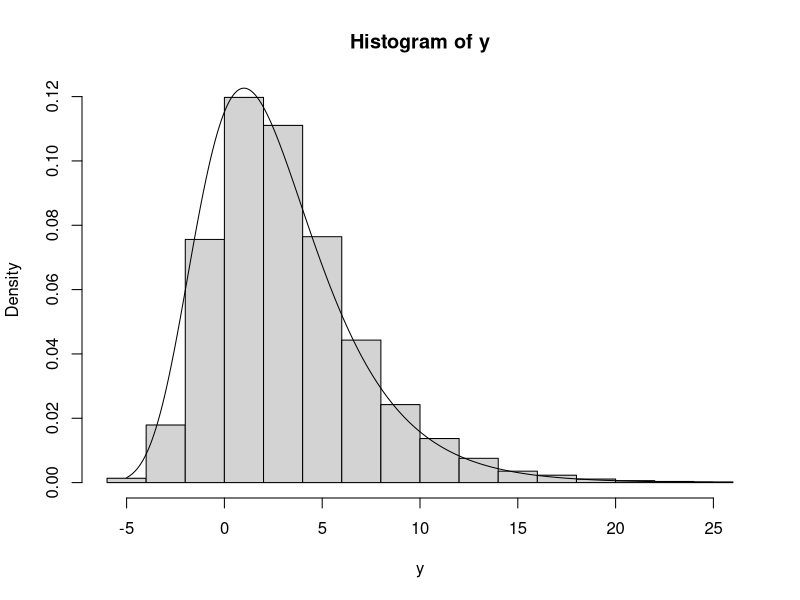
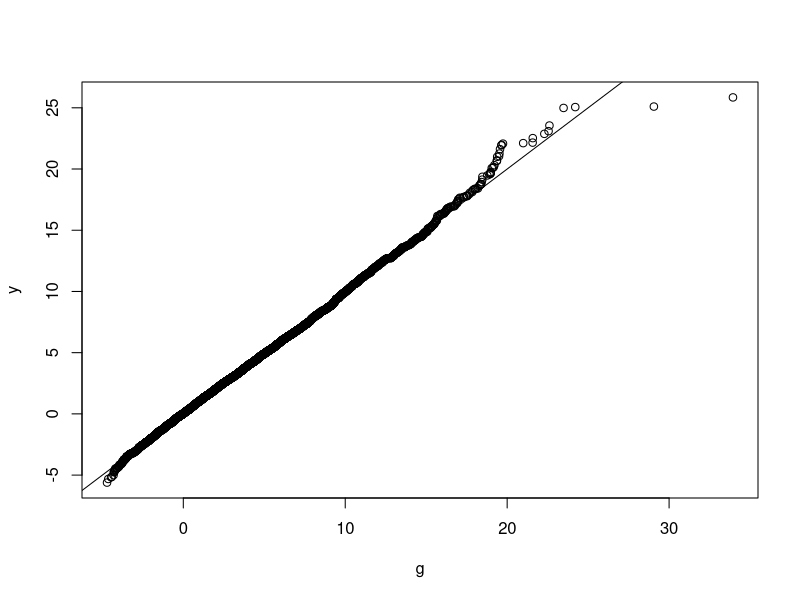
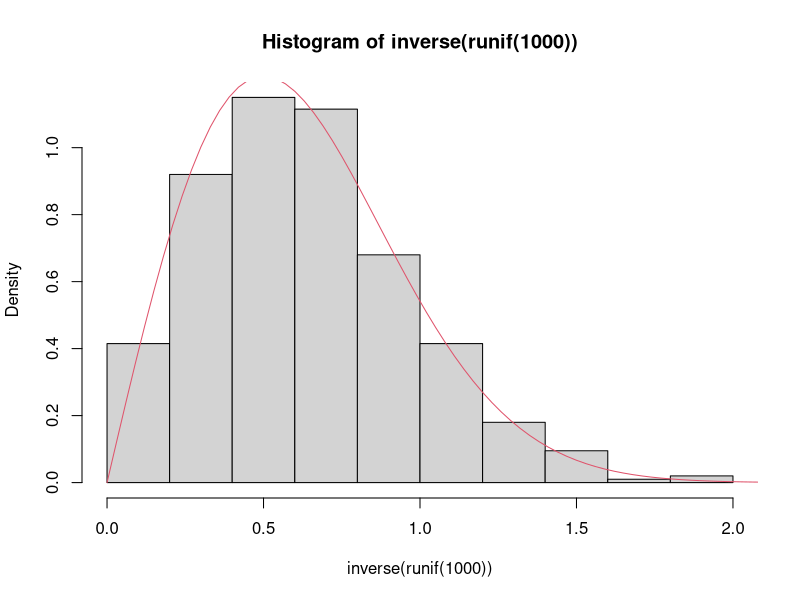
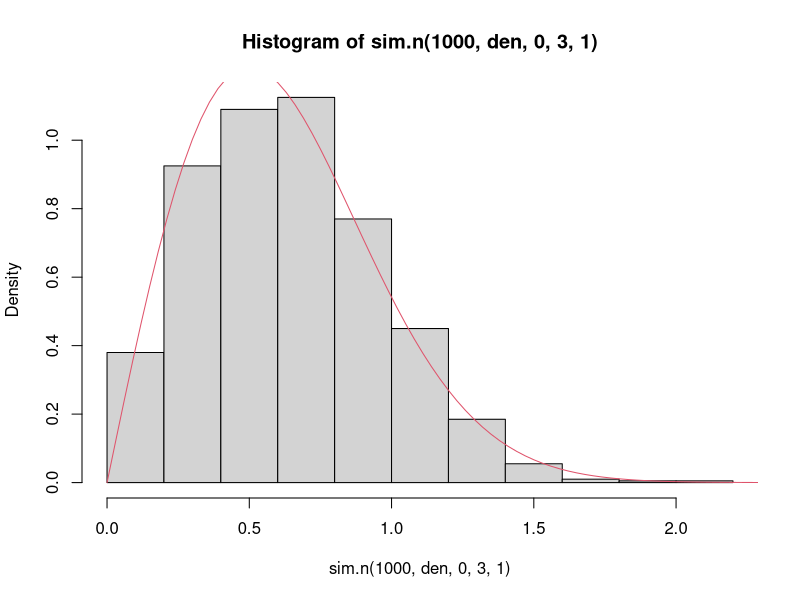
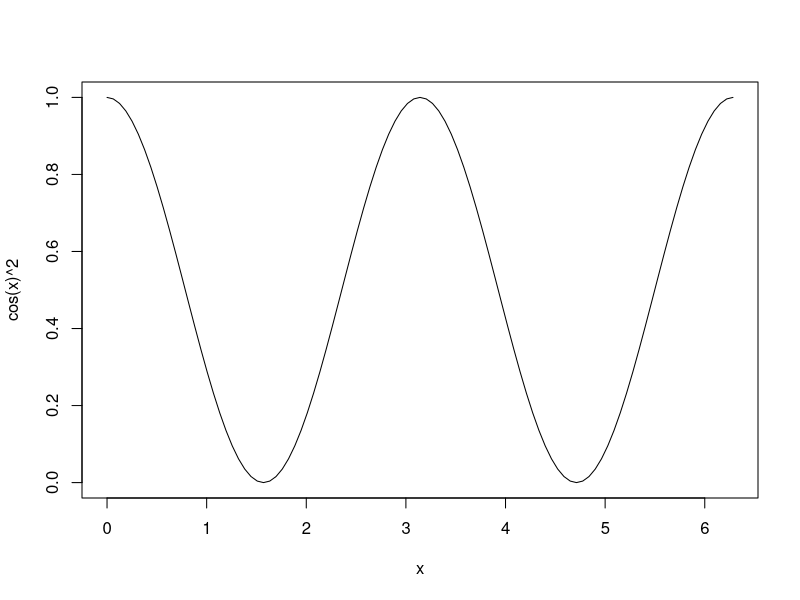
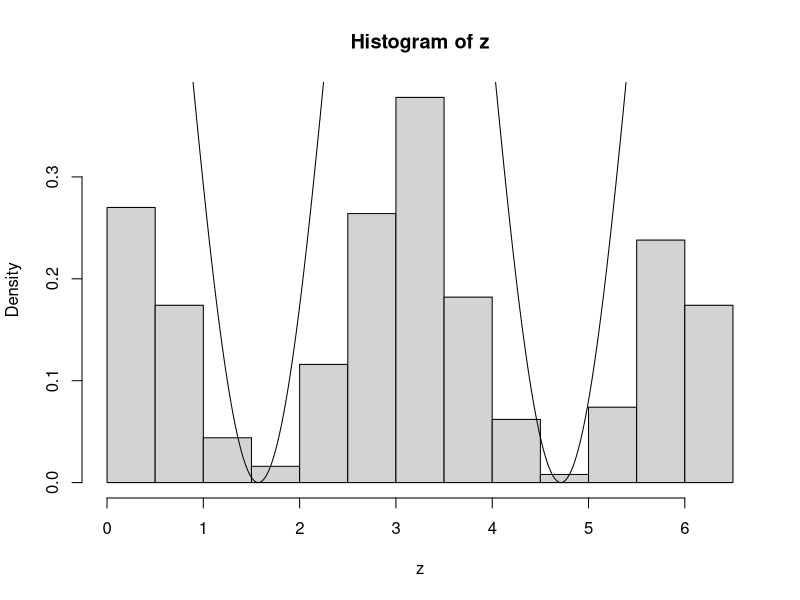
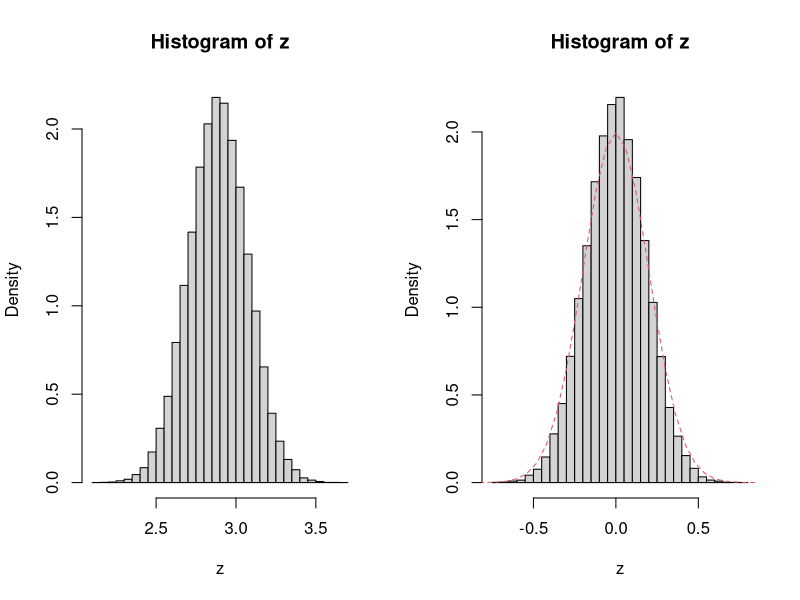
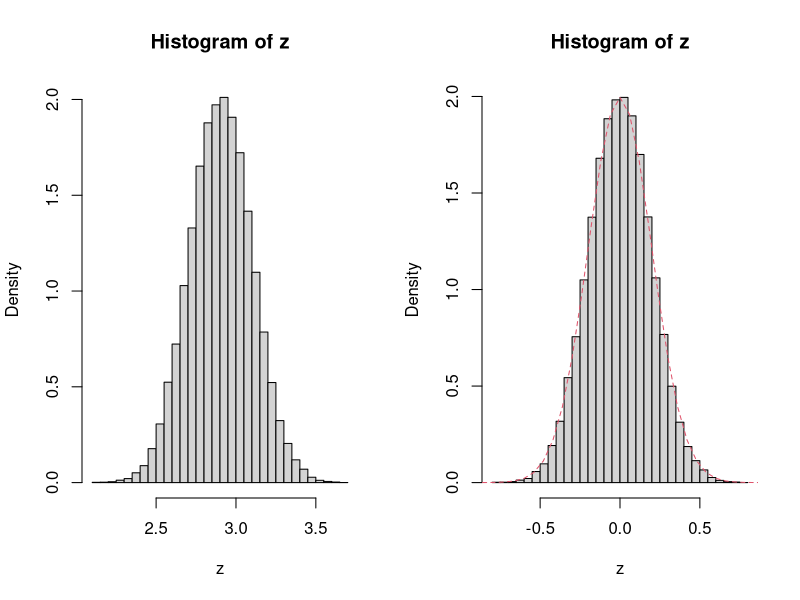

Reproduce these figures in R, in order.
## ---- chunk 1

library(evd)
## ---- chunk 2
#(a)
set.seed(19908)
x = runif(10000)
y = 3*(-log(-log(x)))+1.5
mean(y)
sd(y)
#(b)
#the theortical mean and sd is 
1.5+3.0*0.5772
#the theoritical sd is 
3.0*pi/sqrt(6)
#(C)
hist(y,probability = T)
x.seq = seq(-5,25,.05)
k = (x.seq - 1)/3
y.seq = 1/3*exp(-k -exp(-k))
lines(x.seq , y.seq)

#(d)
g= rgumbel(10000,1.5,3)
qqplot(g,y)
abline(0,1)
#the result show that the inverse function generated  number basiclly track with the generated number with rgumbel funtion 
## ---- chunk 3
#Question 2
#a)
den=function(x){
  f=x/0.25*exp(-x^2/0.5)
  return(f)
}
inverse=function(x,a=0.5){
  f=a*sqrt(-2*log(1-x))
  return(f)
}

A=inverse(runif(20))
hist(inverse(runif(1000)),probability=TRUE)
curve(den(x),from=0,to=3,col=2,add=TRUE)
#from the plot ,we can see that the theoritical pdf track excatly as inverse method generated number 
#(b)
sim.n=function(n,fun,a,b,M){    
  x=double(n)
  init<-0
  repeat {                    
    t=runif(n-init,a,b)
    u=runif(n-init)
    accept=(M*u<=fun(t))
    m=sum(accept)
    if(m>0)
      x[(init+1):(m+init)]=t[accept]
    if((m+init) ==n) 
      break
    init=init+m
  }
  x
}   

x=sim.n(20,den,0,3,1)
hist(sim.n(1000,den,0,3,1),probability=TRUE)
curve(den(x),from=0,to=3,col=2,add=TRUE)
#from the plot ,we can see that the theoritical pdf track excatly as rejection method generated number 

#c)
system.time(inverse(runif(100000)))
system.time(sim.n(100000,den,0,3,1))
#from compare the system time of inverse method and rejection method in term of generating 100000 number. we know that inverse method is much faster than rejection method.
## ---- chunk 4
#a
set.seed(250)
n =10000
curve(cos(x)^2,0,2*pi)
x = runif(n,0,2*pi)

k = rep(0,500)
for(i in 1:500){
 x = runif(n,0,2*pi)
mean = sum(cos(x)^2)/n
 k[i]= mean*2*pi
}
left_bound= mean(k) - 1.96*sd(k)
right_bound = mean(k) + 1.96*sd(k)
confi_interval = c(left_bound,right_bound)
confi_interval
#b
#the formula using integral is x/2 + sin(2x)/4 +c
#plug into f(2*pi) - f(0)
#we can get the value being pi
#which is undered confidence inteval.

#c
rcos2 = function(k,a,b,M){
    init = 0
    x = rep(0,k)
    repeat{
    tt =runif(k-init,a,b)
    u = runif(k-init)
    accept =(M*u<=cos(tt)^2)
    m = sum(accept)
    if(m>0){
      x[(init+1):(m+init)]=tt[accept]
    }
    if(m+init==k){
      break
    }
    init = init +m
    }
    return(x)
}

z = rcos2(1000,0,2*pi,1)
hist(z,probability = T)
x.seq = seq(0,6,.01)
y.seq = cos(x.seq)^2
lines(x.seq,y.seq)


#d
value = rep(0,500)
for(i in 1:500){
z = rcos2(5000,0,2*pi,1)
value[i] = mean(z)
}
lower_bound = mean(value) - sd(value)/sqrt(500)*1.96
lower_bound
upper_bound = mean(value) + sd(value)/sqrt(500)*1.96
upper_bound 
#the confidence intevval cover the true integration pi
## ---- chunk 5
for (i in 1:3){
  par(mfrow=c(1,2))
#(a)Simulate a sample, say x, with sample size n=100. Report its mean, sd, min, and max.
x=rnorm(n=100, mean=3, sd=sqrt(3))
fun.one.bootstrap=function(x){
  one.bootstrap.mean=mean(x)
  one.bootstrap.sd=sd(x)
  one.bootstrap.min=min(x)
  one.bootstrap.max=max(x)
  return(c(one.bootstrap.mean=one.bootstrap.mean, one.bootstrap.sd=one.bootstrap.sd, one.bootstrap.min=one.bootstrap.min, one.bootstrap.max=one.bootstrap.max)) 
}
fun.one.bootstrap(x)

#(b)Use R functions sample and replicate to resample x 50000 times with replacement.
#The statistic is the sample mean and the output is booted.data. Find the mean, sd, min, and max of booted.data.
booted.data=replicate(50000, mean(sample(x, replace=TRUE)))
fun.multiple.bootstrap=function(y){
  booted.data.mean=mean(y)
  booted.data.sd=sd(y)
  booted.data.min=min(y)
  booted.data.max=max(y)
  return(c(booted.data.mean=booted.data.mean, booted.data.sd=booted.data.sd, booted.data.min=booted.data.min, booted.data.max=booted.data.max))
}
fun.multiple.bootstrap(y=booted.data)

#(c)Plot the histogram of booted.data.
fun.plot.hist1=function(z){
  initial.breaks=ceiling(log2(length(z))+1)
  return(hist(z, probability=TRUE, breaks=2*initial.breaks))      #double initial breaks
}
fun.plot.hist1(z=booted.data)
#Comment:
#The shape looks like a norm distribution with its centre at aroud 3. 

#(d)Plot the histogram of booted.data-mean(x) with initial bin *2
booted.data1=booted.data-mean(x)
fun.normal.density=function(x){                                   #define theoretical density function 
  1/sqrt(2*pi)/sqrt(4/100)*exp((-x^2)/2/(4/100))                  #mean=0, var=sigma^2/n
}
fun.plot.hist2=function(z){
  initial.breaks=ceiling(log2(length(z))+1)
  hist(z, probability=TRUE, breaks=2*initial.breaks)              #double initial breaks
  curve(fun.normal.density(x), from=-3, to=3, col=2, lty=2, add=TRUE)
}
fun.plot.hist2(z=booted.data1)
}
## ---- chunk 6
#(1)
my.obj = function(x,theta){
   return(sum(abs(x-theta)))
 
}
#(2)
print("b")
x = c(3,7,9,12,15,18,21)
optimize(my.obj,c(min(x),max(x)),x=x)
#mimimum is 12,objective value is 35.
#(3)
print("c")
nlminb(start = mean(x),objective = my.obj,x=x)
#mimimum is 12,objective value is 35.
#(4)
print("d")
x = c(1, 3, 7, 9, 12, 15, 18, 21)
nlminb(start = mean(x),objective = my.obj,x=x)
nlminb(start = max(x),objective = my.obj,x=x)
nlminb(start = min(x),objective = my.obj,x=x)
#from the result, each time we set up an different initial value. we get an different solution.

optimize(my.obj,c(min(x),max(x)),x=x)
optimize(my.obj,c(min(x)-1,max(x)+1),x=x)
optimize(my.obj,c(min(x)-10,max(x)+10),x=x)
#from the result,each time we set up a wider inverval. we get the solution larger.
x=c(1, 3, 7, 9, 12, 15, 18, 21)
my.theta=runif(1000,min=min(x),max=max(x))
my.obj1=function(theta,x=c(1, 3, 7, 9, 12, 15, 18, 21)){
  sum(abs(x-theta))
}
